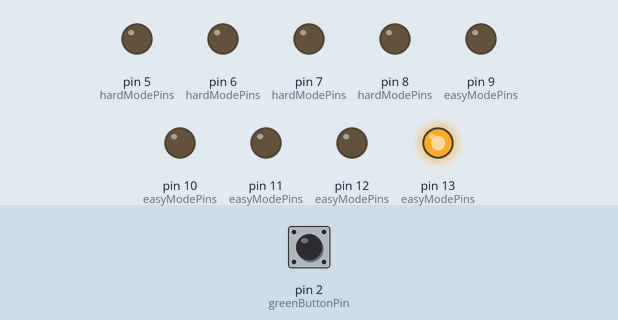
The sketch below on a simulated Arduino Uno, built with avr-gcc and run on an emulated ATmega328P. Parts: output pins drawn as LEDs (lit = HIGH). Inputs (shaded band) come from the test bench; at power-on: pin 2 (greenButtonPin) HIGH. What the sketch prints to the serial monitor is not drawn.

Above: at 1.2 s.
1.3 s: pin 2 (greenButtonPin) pulled LOW for 0.15 s
At 2.4 s:
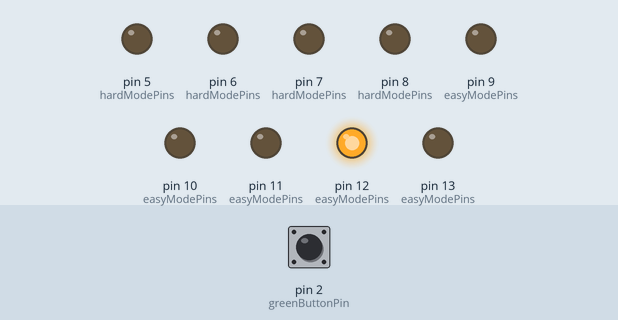
4.4 s: pin 2 (greenButtonPin) pulled LOW for 1 s
At 6.0 s:
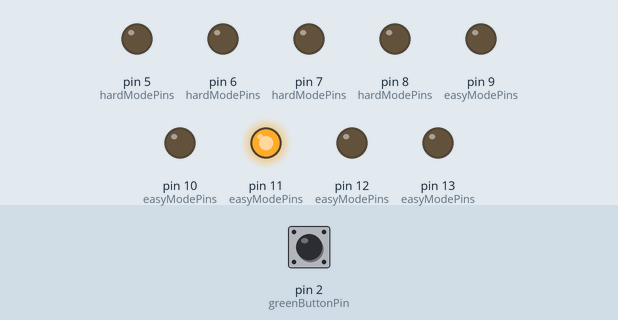
8.4 s: pin 2 (greenButtonPin) pulled LOW for 0.15 s
At 9.0 s:
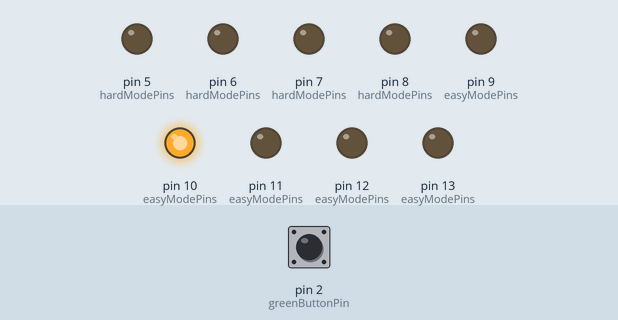
11.5 s: pin 2 (greenButtonPin) pulled LOW for 3.2 s
At 15.5 s:
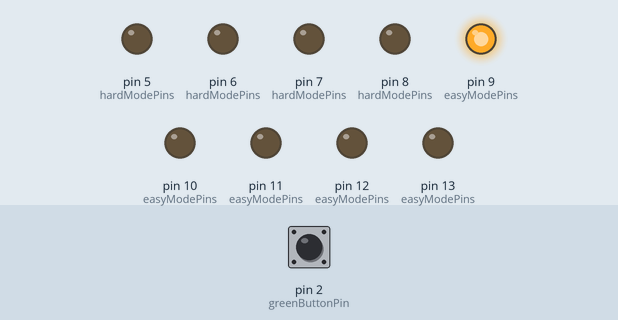
16.2 s: pin 2 (greenButtonPin) pulled LOW for 0.15 s
At 17.3 s:
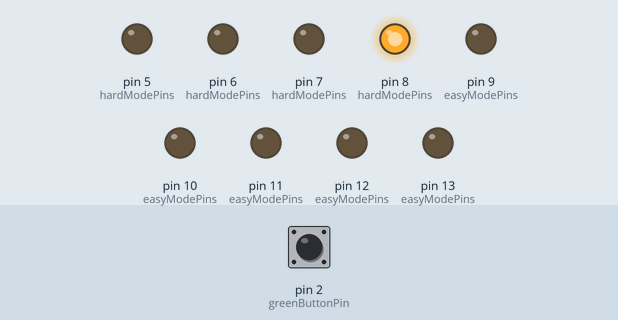
19.3 s: pin 2 (greenButtonPin) pulled LOW for 1 s
At 21.0 s:
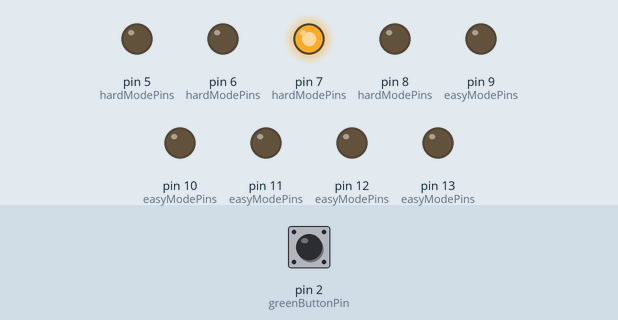
Timing chart, 0 to 26.8 s (numbered marks = the images above; inputs shaded):
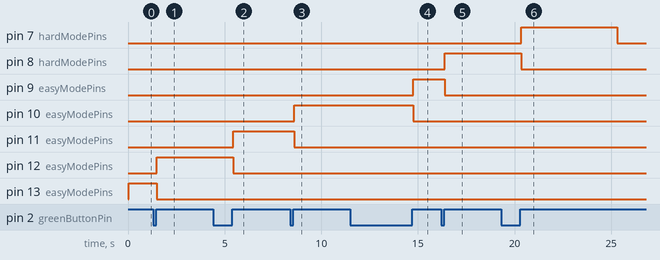

The sketch:

maze.ino
```cpp
// no ledPin "selected"
const int NO_LED = -1;
// length in milliseconds before game is reset when button held
const int RESET_GAME_TIME = 5000;
// debounce delay
const int DEBOUNCE_DELAY = 50;
// pointer to current mode pins
const int *ledPins;
int ledPinsLength;

// define pins for each mode
const int easyModePins[] = {13, 12, 11, 10, 9};
const int hardModePins[] = {13, 12, 11, 10, 9, 8, 7, 6, 5};

// define modes
enum Mode
{
  EASY_MODE,
  HARD_MODE
};

// set mode prior to compile time
const Mode mode = HARD_MODE;

// main game button
const int greenButtonPin = 2;

int selectedLedPin = NO_LED;
int greenButtonPinLastState = LOW;

bool isGreenButtonPressed = false;

unsigned long greenButtonElapsedPressTime;
unsigned long greenButtonLastPressedTime;

void setup()
{
  // start serial communication at 9600 baud
  Serial.begin(9600);

  // button connected to ground when pressed
  pinMode(greenButtonPin, INPUT_PULLUP);

  // set ledPins and length based on mode
  if (mode == EASY_MODE)
  {
    ledPins = easyModePins;
    ledPinsLength = sizeof(easyModePins) / sizeof(easyModePins[0]);

    Serial.println("Mode: EASY_MODE");
  }

  if (mode == HARD_MODE)
  {
    ledPins = hardModePins;
    ledPinsLength = sizeof(hardModePins) / sizeof(hardModePins[0]);

    Serial.println("Mode: HARD_MODE");
  }

  initializeLeds(ledPins, ledPinsLength);
}

void loop()
{
  int greenButtonCurrentState = digitalRead(greenButtonPin);

  // if the switch changed, due to noise or pressing, etc
  if (greenButtonCurrentState != greenButtonPinLastState)
  {
    // reset the debouncing timer
    greenButtonLastPressedTime = millis();
  }

  greenButtonElapsedPressTime = millis() - greenButtonLastPressedTime;

  // reset the game if the green button has been held for longer than the specified time
  if (isGreenButtonPressed && greenButtonElapsedPressTime > RESET_GAME_TIME)
  {
    resetGame((int *)ledPins, ledPinsLength);
    return;
  }

  // if the debounce delay has been exceeded
  if ((greenButtonElapsedPressTime) > DEBOUNCE_DELAY)
  {
    // if the button state has changed:
    if (isGreenButtonPressed != greenButtonCurrentState)
    {
      isGreenButtonPressed = greenButtonCurrentState;

      // only cycle to the next LED if the new button state is HIGH
      if (isGreenButtonPressed == HIGH)
      {
        selectedLedPin = cycleToNextLed(ledPins, ledPinsLength, selectedLedPin);
      }
    }
  }

  // save the reading. Next time through the loop, it'll be the greenButtonPinLastState:
  greenButtonPinLastState = greenButtonCurrentState;
}

int cycleToNextLed(
    const int pins[],
    const int pinsArrayLength,
    int selectedPin)
{
  if (selectedPin >= 0 && selectedPin < pinsArrayLength)
  {
    digitalWrite(pins[selectedPin], LOW);
  }

  selectedPin++;
  if (selectedPin >= pinsArrayLength)
  {
    selectedPin = NO_LED;
  }

  if (selectedPin >= 0 && selectedPin < pinsArrayLength)
  {
    digitalWrite(pins[selectedPin], HIGH);
  }

  return selectedPin;
}

void initializeLeds(const int pins[], int pinsArrayLength)
{
  for (int i = 0; i < pinsArrayLength; i++)
  {
    pinMode(pins[i], OUTPUT);
    digitalWrite(pins[i], LOW);
  }
}

void resetGame(int pins[], int pinsArrayLength)
{
  initializeLeds(pins, pinsArrayLength);

  selectedLedPin = NO_LED;
  greenButtonLastPressedTime = millis();
}
```

Measured:
- after the input at 1.3 s, pin 12 (easyModePins): LOW → HIGH after 0.20 s; pin 13 (easyModePins): HIGH → LOW after 0.20 s
- after the input at 4.4 s, pin 11 (easyModePins): LOW → HIGH after 1.1 s; pin 12 (easyModePins): HIGH → LOW after 1.1 s instead of 2.0 s
- after the input at 8.4 s, pin 10 (easyModePins): LOW → HIGH after 0.20 s; pin 11 (easyModePins): HIGH → LOW after 0.20 s instead of 2.0 s
- after the input at 11.5 s, pin 9 (easyModePins): LOW → HIGH after 3.3 s; pin 10 (easyModePins): HIGH → LOW after 3.3 s instead of 2.1 s
- after the input at 16.2 s, pin 8 (hardModePins): LOW → HIGH after 0.20 s; pin 9 (easyModePins): HIGH → LOW after 0.20 s
- after the input at 19.3 s, pin 7 (hardModePins): LOW → HIGH after 1.1 s, → LOW 5.0 s later; pin 8 (hardModePins): HIGH → LOW after 1.1 s instead of 2.1 s
